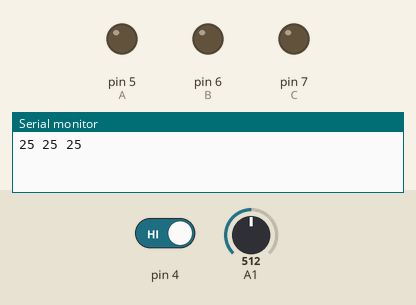
Simulated run of this sketch. Board: Arduino Uno, built with avr-gcc and run on an emulated ATmega328P. Shown: output pins drawn as LEDs (lit = HIGH), the last lines printed to the serial monitor. The inputs (shaded band) are chosen by the test bench; at power-on: pin 4 HIGH, A1 = 512.

Above: at 0.01 s.
At 1.25 s:
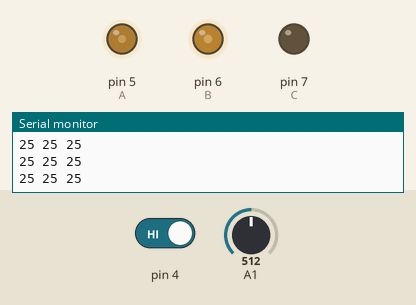
1.3 s: pin 4 driven LOW
At 1.8 s:
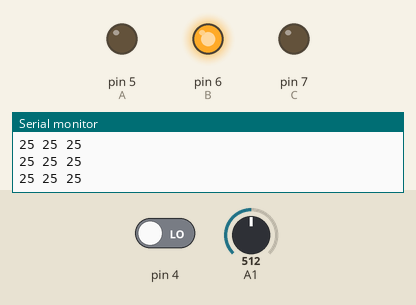
Timing chart, 0 to 4.3 s (numbered marks = the images above; inputs shaded):
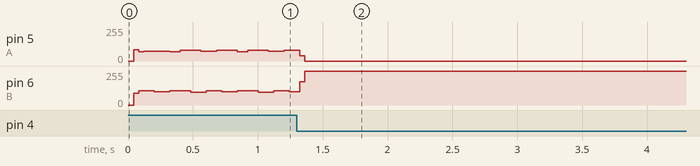

The sketch:

test_cd4051.ino
```cpp
#define A 5
#define B 6
#define C 7

int number, o1, o2, o3;

void setup() {
  Serial.begin(9600);
  pinMode(A1, INPUT);
  pinMode(4, INPUT);
  pinMode(A, OUTPUT);
  pinMode(B, OUTPUT);
  pinMode(C, OUTPUT);
}

void loop() {
  if (digitalRead(4) == 0) {
    delay(20);
    while (digitalRead(4) == 0);
    digitalWrite(C, 0); digitalWrite(B, 0); digitalWrite(A, 0);
    o1 = analogRead(A1) / 1023.0 * 50.0;

    digitalWrite(C, 0); digitalWrite(B, 0); digitalWrite(A, 1);
    o2 = analogRead(A1) / 1023.0 * 50.0;

    digitalWrite(C, 0); digitalWrite(B, 1); digitalWrite(A, 0);
    o3 = analogRead(A1) / 1023.0 * 50.0;
  }

  digitalWrite(C, 0); digitalWrite(B, 0); digitalWrite(A, 0);
  number = analogRead(A1) / 1023.0 * 50.0 - o1;
  Serial.print(number);
  Serial.print(" ");

  digitalWrite(C, 0); digitalWrite(B, 0); digitalWrite(A, 1);
  number = analogRead(A1) / 1023.0 * 50.0 - o2;
  Serial.print(number);
  Serial.print(" ");

  digitalWrite(C, 0); digitalWrite(B, 1); digitalWrite(A, 0);
  number = analogRead(A1) / 1023.0 * 50.0 - o3;
  Serial.println(number);
}
```
